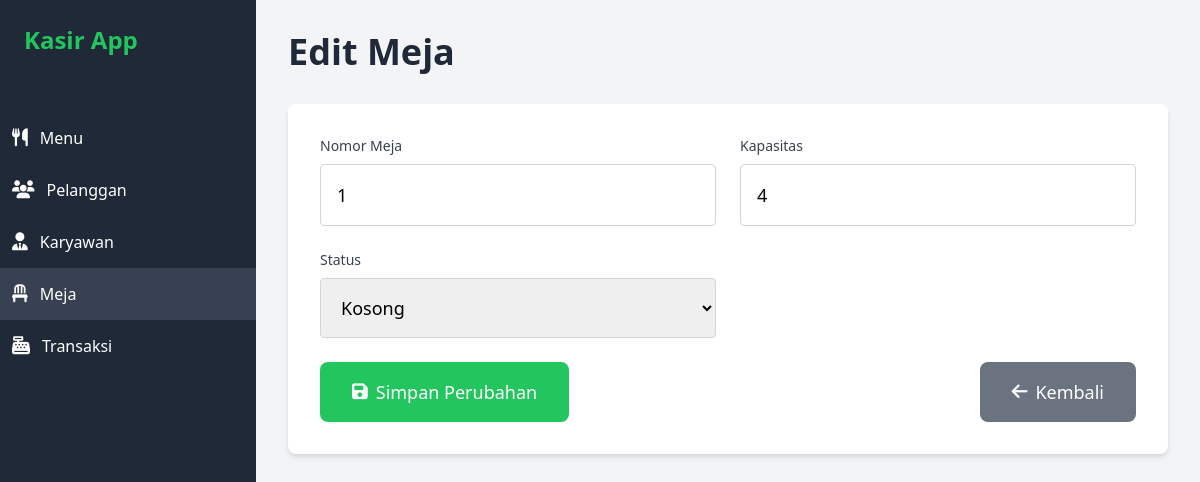
/meja/edit.php?id=1, run on the app's committed database.
### tables this page shows
CREATE TABLE meja (
    id_meja INT AUTO_INCREMENT PRIMARY KEY,
    nomor_meja INT NOT NULL,
    kapasitas INT NOT NULL,
    status ENUM('Kosong', 'Terisi') NOT NULL DEFAULT 'Kosong'
);

### meja/edit.php (the view, shortened to what this page needs)
<?php
include '../includes/db.php';
$id_meja = $_GET['id'] ?? null;
$sql = "SELECT * FROM meja WHERE id_meja=$id_meja";
$result = $conn->query($sql);
$meja = $result->fetch_assoc();
?>
<!DOCTYPE html>
<html lang="en">
<head>
    <link rel="stylesheet" href="https://cdnjs.cloudflare.com/ajax/libs/font-awesome/6.5.1/css/all.min.css">
    <script src="https://cdn.tailwindcss.com"></script>
</head>
<body class="bg-gray-100">
    <div class="w-64 bg-gray-800 text-white min-h-screen fixed top-0 left-0">
        <div class="p-6">
            <h1 class="text-2xl font-bold text-green-500">Kasir App</h1>
        </div>
        <ul class="mt-8">
            <li class="p-3 hover:bg-gray-700 cursor-pointer flex items-center gap-3">
                <i class="fas fa-utensils text-lg"></i>
                <a href="../menu/menu.php" class="block flex-grow">Menu</a>
            </li>
            <li class="p-3 hover:bg-gray-700 cursor-pointer flex items-center gap-3">
                <i class="fas fa-users text-lg"></i>
                <a href="../pelanggan/pelanggan.php" class="block flex-grow">Pelanggan</a>
            </li>
            <li class="p-3 hover:bg-gray-700 cursor-pointer flex items-center gap-3">
                <i class="fas fa-user-tie text-lg"></i>
                <a href="../karyawan/karyawan.php" class="block flex-grow">Karyawan</a>
            </li>
            <li class="p-3 hover:bg-gray-700 cursor-pointer flex items-center gap-3 bg-gray-700">
                <i class="fas fa-chair text-lg"></i>
                <a href="../meja/meja.php" class="block flex-grow">Meja</a>
            </li>
            <li class="p-3 hover:bg-gray-700 cursor-pointer flex items-center gap-3">
                <i class="fas fa-cash-register text-lg"></i>
                <a href="../transaksi/transaksi.php" class="block flex-grow">Transaksi</a>
            </li>
        </ul>
    </div>
    <div class="ml-64 p-8">
        <h1 class="text-4xl font-bold text-gray-800 mb-8">Edit Meja</h1>
        <form method="POST" class="bg-white shadow-md rounded-lg p-8 max-w-4xl space-y-6">
            <div class="grid grid-cols-1 md:grid-cols-2 gap-6">
                <div>
                    <label class="block text-sm font-medium text-gray-700 mb-2">Nomor Meja</label>
                    <input type="number" name="nomor_meja" value="<?php echo htmlspecialchars($meja['nomor_meja']); ?>" class="w-full p-4 border border-gray-300 rounded focus:outline-none focus:ring-2 focus:ring-green-500 text-lg" required>
                </div>
                <div>
                    <label class="block text-sm font-medium text-gray-700 mb-2">Kapasitas</label>
                    <input type="number" name="kapasitas" value="<?php echo htmlspecialchars($meja['kapasitas']); ?>" class="w-full p-4 border border-gray-300 rounded focus:outline-none focus:ring-2 focus:ring-green-500 text-lg" required>
                </div>
                <div>
                    <label class="block text-sm font-medium text-gray-700 mb-2">Status</label>
                    <select name="status" class="w-full p-4 border border-gray-300 rounded focus:outline-none focus:ring-2 focus:ring-green-500 text-lg">
                        <option value="Kosong" <?php echo $meja['status'] == 'Kosong' ? 'selected' : ''; ?>>Kosong</option>
                    </select>
                </div>
            </div>
            <div class="flex justify-between mt-6">
                <button type="submit" name="update" class="bg-green-500 text-white px-8 py-4 rounded-lg flex items-center gap-2 hover:bg-green-600 transition duration-300 text-lg">
                    <i class="fas fa-save"></i>
                    <span>Simpan Perubahan</span>
                </button>
                <a href="meja.php" class="bg-gray-500 text-white px-8 py-4 rounded-lg flex items-center gap-2 hover:bg-gray-600 transition duration-300 text-lg">
                    <i class="fas fa-arrow-left"></i>
                    <span>Kembali</span>
                </a>
            </div>
        </form>
    </div>
</body>
</html>

### data on the page
meja: nomor_meja "1", kapasitas "4", status "Kosong"
